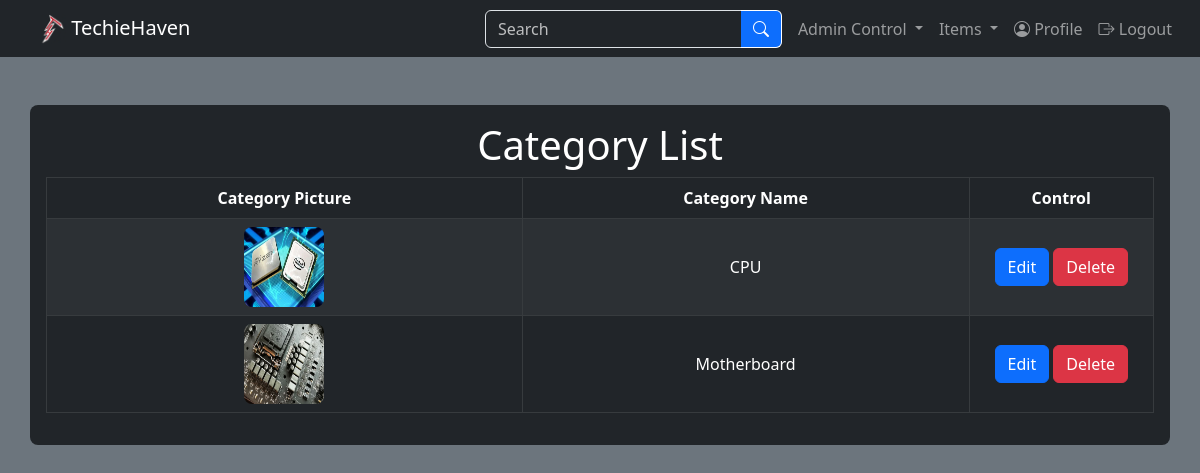
The page /php/manage-category.php (signed in) on the database its author committed.
### tables this page shows
CREATE TABLE `tbl_category` (
  `id` int(25) NOT NULL,
  `category_name` varchar(255) NOT NULL,
  `category_picture` varchar(255) NOT NULL
);

### php/manage-category.php (the view, shortened to what this page needs)
<?php
    include_once("../inc/database.php");
?>
<!doctype html>
<html lang="en">
    <head>
        <link rel="stylesheet" href="https://cdn.jsdelivr.net/npm/bootstrap-icons@1.10.5/font/bootstrap-icons.css">
        <link href="https://cdn.jsdelivr.net/npm/bootstrap@5.3.0-alpha3/dist/css/bootstrap.min.css" rel="stylesheet">
        <link href="../css/stylesheet.css" rel="stylesheet">
    </head>
    <body class="d-grid gap-5 bg-secondary">
        <?php include("../inc/navBar.php"); ?>
        <div class="container p-3 mb-2 bg-dark text-white table-responsive rounded-3">
            <h1 class="text-center mb-2">Category List</h1>
            <table class="table table-dark table-striped align-middle table-bordered table-responsive">
                <thead class="text-center">
                    <tr>
                        <th>Category Picture</th>
                        <th>Category Name</th>
                        <th>Control</th>
                    </tr>
                </thead>
                <tbody class="text-center">
                    <?php
                        $sqlQuery = "SELECT * FROM tbl_category WHERE category_name NOT LIKE 'All' ORDER BY category_name";
                        $sqlQueryResult = $connection->query($sqlQuery);
                        while($categoryData = $sqlQueryResult->fetch_assoc()){
                            echo "
                            <tr>
                                <td>
                                    <a href='category-list.php?category={$categoryData['category_name']}'><img src='../img/category/{$categoryData['category_picture']}' alt='Category Unavailable' class='rounded-3' style='width: 5rem; height: 5rem;'></a>
                                </td>
                                <td>
                                    {$categoryData['category_name']}
                                </td>
                                <td class='col-2'>
                                    <form action='' method='post'>
                                        <input type='hidden' name='categoryId' value='{$categoryData['id']}'>
                                        <button type='submit' name='edit' class='btn btn-primary position-relative' value='{$categoryData['category_name']}'>Edit</button>
                                        <button type='submit' name='delete' class='btn btn-danger' value='{$categoryData['category_name']}'>Delete</button>
                                    </form>
                                </td>
                            </tr>";
                        }
                    ?>
                </tbody>
            </table>
        </div>
    </body>
</html>

### css/stylesheet.css (style rules this page uses)
body { background-image: url(https://r4.wallpaperflare.com/wallpaper/694/865/147/space-art-fantasy-art-sky-clouds-wallpaper-68165d18b0a06ca8208cc1fec83254ba.jpg); background-size: cover; background-repeat: no-repeat; background-position: center; background-attachment: fixed; }

### rows shown on the page
tbl_category: category_picture (picture), category_name "CPU"
tbl_category: category_picture (picture), category_name "Motherboard"
